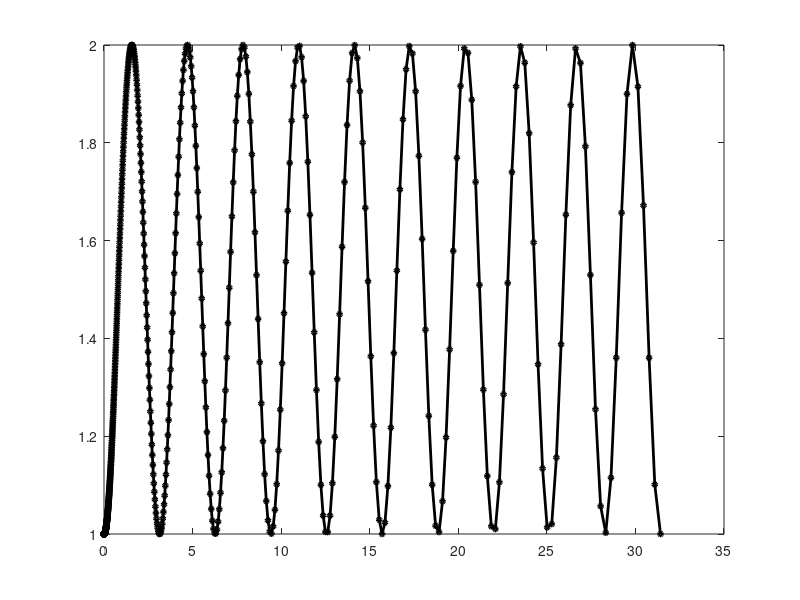

Here is the MATLAB script that generated this plot:
clear all;
close all;
clc;

%% CREATE SAMPLES
t = logspace(-3,log10(pi*10),1001);
% t = linspace(0,pi*10,1001);
L = 1 + (sin(t)).^2;

plot(t,L,'-ko','LineWidth',2,'MarkerSize',3)

Lmean_unif = mean(L);
Lmean = trapz(t,L)/(t(end)-t(1));

disp(['The mean value based on'...
    'uniformly distributed sample assumption:    ' ...
    num2str(Lmean_unif)])
disp(['The mean value based on'...
    'uniformly distributed sample assumption:    ' ...
    num2str(Lmean)])